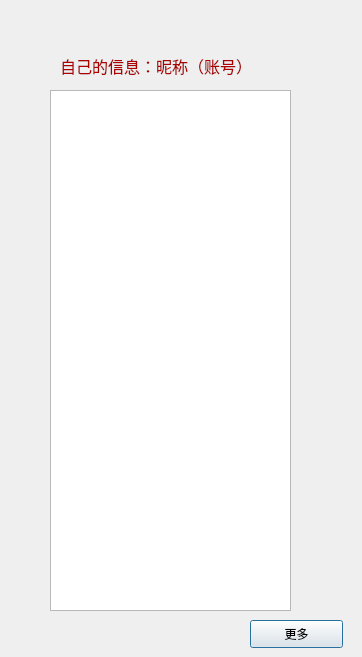
<?xml version="1.0" encoding="UTF-8"?>
<ui version="4.0">
 <class>friendsDialog</class>
 <widget class="QDialog" name="friendsDialog">
  <property name="geometry">
   <rect>
    <x>0</x>
    <y>0</y>
    <width>362</width>
    <height>657</height>
   </rect>
  </property>
  <property name="windowTitle">
   <string>主页</string>
  </property>
  <property name="styleSheet">
   <string notr="true">background-image: url(:/Project/icon/背景.jpg);</string>
  </property>
  <widget class="QLabel" name="label">
   <property name="geometry">
    <rect>
     <x>60</x>
     <y>50</y>
     <width>241</width>
     <height>31</height>
    </rect>
   </property>
   <property name="palette">
    <palette>
     <active>
      <colorrole role="WindowText">
       <brush brushstyle="SolidPattern">
        <color alpha="255">
         <red>170</red>
         <green>0</green>
         <blue>0</blue>
        </color>
       </brush>
      </colorrole>
      <colorrole role="Text">
       <brush brushstyle="SolidPattern">
        <color alpha="255">
         <red>170</red>
         <green>0</green>
         <blue>0</blue>
        </color>
       </brush>
      </colorrole>
      <colorrole role="ButtonText">
       <brush brushstyle="SolidPattern">
        <color alpha="255">
         <red>170</red>
         <green>0</green>
         <blue>0</blue>
        </color>
       </brush>
      </colorrole>
     </active>
     <inactive>
      <colorrole role="WindowText">
       <brush brushstyle="SolidPattern">
        <color alpha="255">
         <red>170</red>
         <green>0</green>
         <blue>0</blue>
        </color>
       </brush>
      </colorrole>
      <colorrole role="Text">
       <brush brushstyle="SolidPattern">
        <color alpha="255">
         <red>170</red>
         <green>0</green>
         <blue>0</blue>
        </color>
       </brush>
      </colorrole>
      <colorrole role="ButtonText">
       <brush brushstyle="SolidPattern">
        <color alpha="255">
         <red>170</red>
         <green>0</green>
         <blue>0</blue>
        </color>
       </brush>
      </colorrole>
     </inactive>
     <disabled>
      <colorrole role="WindowText">
       <brush brushstyle="SolidPattern">
        <color alpha="255">
         <red>170</red>
         <green>0</green>
         <blue>0</blue>
        </color>
       </brush>
      </colorrole>
      <colorrole role="Text">
       <brush brushstyle="SolidPattern">
        <color alpha="255">
         <red>170</red>
         <green>0</green>
         <blue>0</blue>
        </color>
       </brush>
      </colorrole>
      <colorrole role="ButtonText">
       <brush brushstyle="SolidPattern">
        <color alpha="255">
         <red>170</red>
         <green>0</green>
         <blue>0</blue>
        </color>
       </brush>
      </colorrole>
     </disabled>
    </palette>
   </property>
   <property name="font">
    <font>
     <family>Arial</family>
     <pointsize>12</pointsize>
    </font>
   </property>
   <property name="styleSheet">
    <string notr="true">color: rgb(170, 0, 0);</string>
   </property>
   <property name="text">
    <string>自己的信息：昵称（账号）</string>
   </property>
  </widget>
  <widget class="QListWidget" name="listWidget">
   <property name="geometry">
    <rect>
     <x>50</x>
     <y>90</y>
     <width>241</width>
     <height>521</height>
    </rect>
   </property>
  </widget>
  <widget class="QPushButton" name="pushButton_more">
   <property name="geometry">
    <rect>
     <x>250</x>
     <y>620</y>
     <width>93</width>
     <height>28</height>
    </rect>
   </property>
   <property name="text">
    <string>更多</string>
   </property>
  </widget>
 </widget>
 <resources/>
 <connections/>
</ui>
